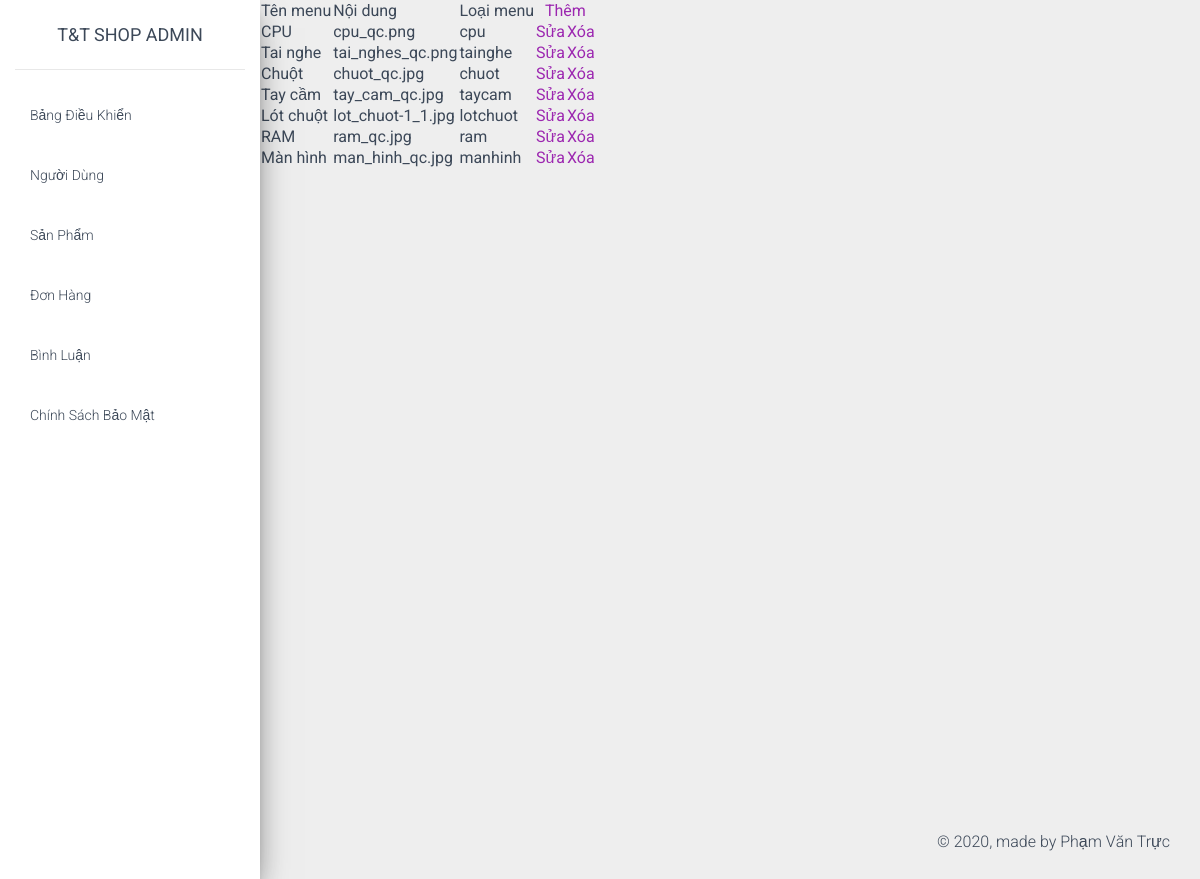
The app's page /quan_tri/index.php?menu=ql_menu_ngang (signed in) with its own data.
### tables this page shows
CREATE TABLE `menu_ngang` (
  `id` int(11) NOT NULL,
  `title` varchar(80) DEFAULT NULL,
  `content` varchar(600) DEFAULT NULL,
  `loaimenu` varchar(80) DEFAULT NULL
);

### quan_tri/chuc_nang/menu_ngang/ql_menu_ngang.php (the view, shortened to what this page needs)
<div class="ql_menu_ngang">
	<table>
		<tr>
			<td>Tên menu</td>
			<td>Nội dung</td>
			<td>Loại menu</td>
			<td colspan="2" align="center"><a href="?menu=them_menu_ngang">Thêm</a></td>
		</tr>
<?php
	include('../connect.php');
	$sl="select * from menu_ngang";
	$exec= mysqli_query($connect,$sl);
	while($row= mysqli_fetch_array($exec)){
?>
		<tr>
			<td><?php echo $row['title']; ?></td>
			<td><?php echo $row['content']; ?></td>
			<td><?php echo $row['loaimenu']; ?></td>
			<td><a href="?menu=sua_menu_ngang&id=<?php echo $row['id']; ?>">Sửa</a></td>
			<td><a onclick="return confirm('Bạn có mún xóa menu này không?');" href="?menu=xoa_menu_ngang&id=<?php echo $row['id']; ?>">Xóa</a></td>
		</tr>
<?php } ?>
	</table>
</div>

### records on screen
menu_ngang: title "CPU", content "cpu_qc.png", loaimenu "cpu"
menu_ngang: title "Tai nghe", content "tai_nghes_qc.png", loaimenu "tainghe"
menu_ngang: title "Chuột", content "chuot_qc.jpg", loaimenu "chuot"
menu_ngang: title "Tay cầm", content "tay_cam_qc.jpg", loaimenu "taycam"
menu_ngang: title "Lót chuột", content "lot_chuot-1_1.jpg", loaimenu "lotchuot"
menu_ngang: title "RAM", content "ram_qc.jpg", loaimenu "ram"
menu_ngang: title "Màn hình", content "man_hinh_qc.jpg", loaimenu "manhinh"
